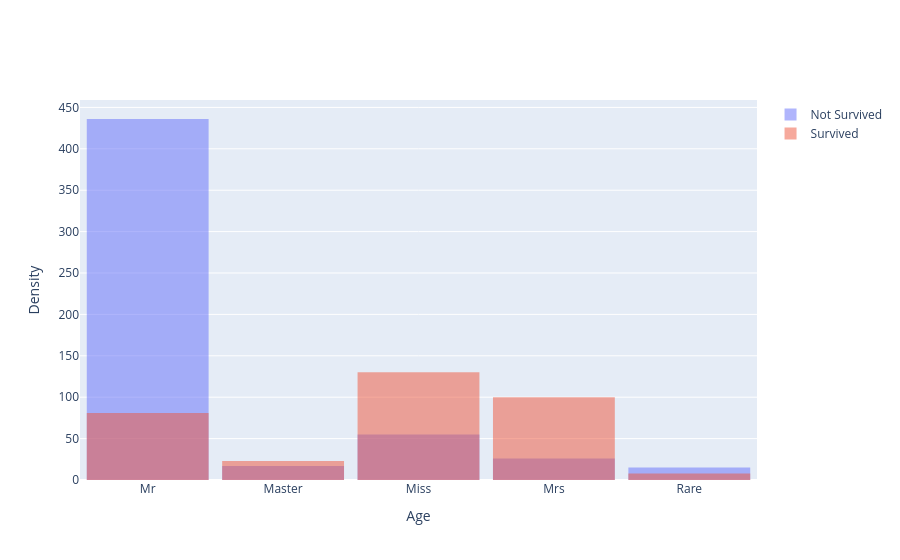

Notebook source saved alongside this figure:
### Code cell
fig = go.Figure()

fig.add_trace(go.Histogram(x=X[X['Survived']==0]['Title'], name='Not Survived', opacity=0.5))
fig.add_trace(go.Histogram(x=X[X['Survived']==1]['Title'], name='Survived', opacity=0.5))

fig.update_layout(
    #title='Age Distribution by Survival',
    xaxis_title='Age',
    yaxis_title='Density',
    barmode='overlay',  
    bargap=0.1, 
)

fig.write_image("results/title_by_survival.png", scale=3)
fig.show()

### Figure 1 — Plotly figure (JSON) as saved in the notebook; plotly's stock layout.template omitted (floating-point values rounded to 4 significant figures; data arrays with more than 128 entries replaced by an {"elided": "..."} marker saying what was removed)
{"data": [{"name": "Not Survived", "opacity": 0.5, "type": "histogram", "x": {"elided": "549 str values"}}, {"name": "Survived", "opacity": 0.5, "type": "histogram", "x": {"elided": "342 str values"}}], "layout": {"bargap": 0.1, "barmode": "overlay", "xaxis": {"title": {"text": "Age"}}, "yaxis": {"title": {"text": "Density"}}}}
